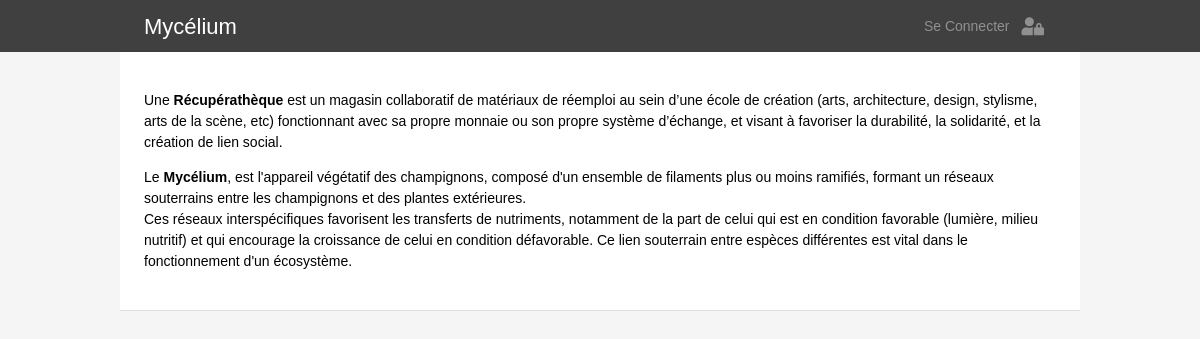
The app's page /portal.php, older data.
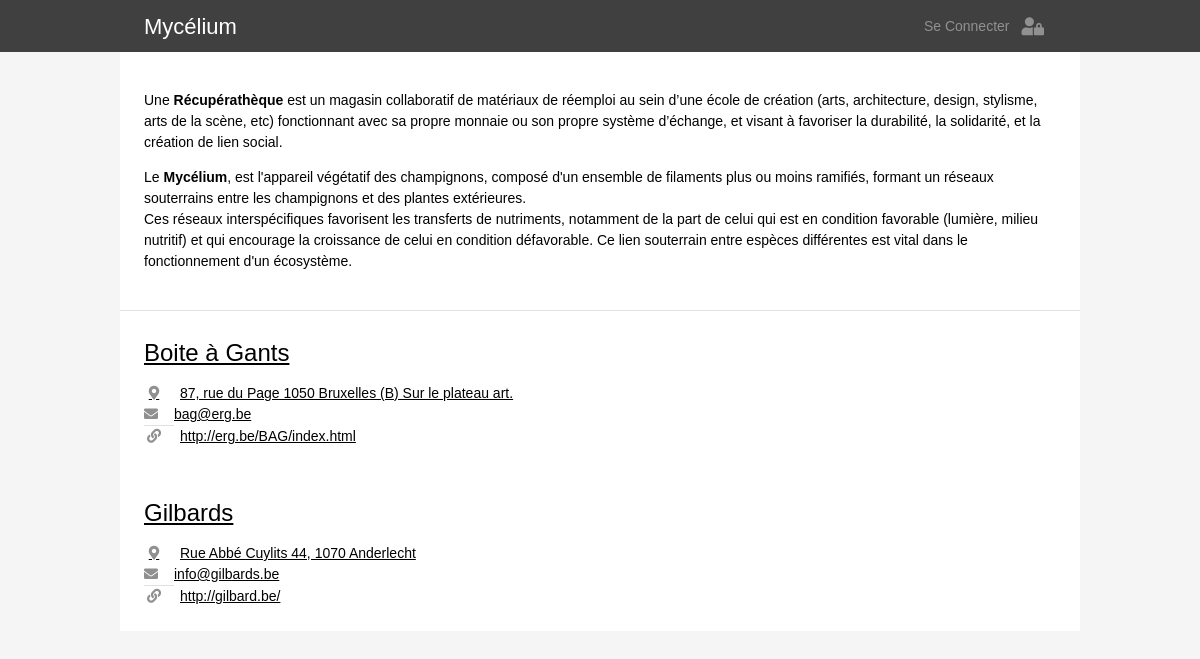
The same page, newer data.
### tables this page shows
CREATE TABLE IF NOT EXISTS `_global_recuperatheques` (
  `ID` int(11) NOT NULL AUTO_INCREMENT,
  `nom` varchar(255) NOT NULL,
  `adresse` varchar(255) NOT NULL,
  `monnaie` varchar(8) NOT NULL,
  `telephone` varchar(16) NOT NULL,
  `mdp` varchar(255) NOT NULL,
  `site` varchar(255) NOT NULL,
  `pseudo` varchar(16) NOT NULL,
  `mail` varchar(255) NOT NULL,
  `date_creation` date DEFAULT NULL,
  PRIMARY KEY (`ID`)
);

### recuperatheque_info.php (the view, shortened to what this page needs)
<div class="container recuperatheque">
    <h3> <?php echo $recup_info['nom'] ;?> </h3>
    <div class="recuperatheque-info">
      <?php if ($recup_info['adresse']){ ?>
        <div class="item-info-line">
          <i class="fas fa-map-marker-alt item-icon"></i>
          <div class="item-info"> <?php echo $recup_info['adresse'];?> </div>
        </div>
        <?php
        }
      ?>
      <?php if ($recup_info['mail']){ ?>
        <div class="item-info-line">
          <i class="fas fa-envelope item-icon"></i>
          <a class="item-info" href="mailto:<?php echo $recup_info['mail'];?>"> <?php echo $recup_info['mail'];?></a>
        </div>
        <?php
        }
      ?>
      <?php if ($recup_info['site']){ ?>
        <div class="item-info-line">
          <i class="fas fa-link item-icon"></i>
          <a class="item-info" href="<?php echo $recup_info['site'];?>" target="_blank"> <?php echo $recup_info['site'];?></a>
        </div>
      <?php
      }
      ?>
    </div>
</div>

### portal.php (shortened to what this page needs)
<!DOCTYPE html>
<html lang="en">
<head>
  <link rel="stylesheet" href="css/w3.css">
  <link rel="stylesheet" href="https://use.fontawesome.com/releases/v5.7.0/css/all.css">
  <link rel="stylesheet" href="https://indestructibletype.com/fonts/Jost.css" type="text/css" charset="utf-8" />
  <link rel="stylesheet" href="css/main.css">
  <link rel="stylesheet" href="css/menu.css">
  <link rel="stylesheet" href="css/item.css">
</head>
<body>
  <?php
    include('connection_db.php')
  ?>
  <?php
    include('header.php');
  ?>
  <div class="quasi-fullwidth space-header">
    <div class="container border-bottom">
      <p>
        Une <b>Récupérathèque</b> est un magasin collaboratif de matériaux de réemploi
        au sein d’une école de création (arts, architecture, design, stylisme, arts de la scène, etc)
        fonctionnant avec sa propre monnaie ou son propre système d’échange,
        et visant à favoriser la durabilité, la solidarité, et la création de lien social.
      </p>
      <p>
        Le <b>Mycélium</b>, est l'appareil végétatif des champignons,
        composé d'un ensemble de filaments plus ou moins ramifiés,
        formant un réseaux souterrains entre les champignons et des plantes extérieures. </br>
        Ces réseaux interspécifiques favorisent les transferts de nutriments,
        notamment de la part de celui qui est en condition favorable (lumière, milieu nutritif)
        et qui encourage la croissance de celui en condition défavorable.
        Ce lien souterrain entre espèces différentes est vital dans le fonctionnement d'un écosystème.
      </p>
    </div>
    <?php
      $req = $bdd->prepare(' SELECT * FROM _global_recuperatheques ');
      $req->execute();
      while($recup_info = $req->fetch()){
        $url = "catalogue.php";
        $url = $url . "?r=" . $recup_info['pseudo'];
        echo "<a class='border-bottom' href=". $url . ">";
        include("recuperatheque_info.php");
        echo '</a>';
      }
    ?>
  </div>
</body>
</html>

Row changes from the older to the newer data that the page shows:
added _global_recuperatheques: nom "Boite à Gants", adresse "87, rue du Page 1050 Bruxelles (B) Sur le plateau art.", mail "bag@erg.be", site "http://erg.be/BAG/index.html"
added _global_recuperatheques: nom "Gilbards", adresse "Rue Abbé Cuylits 44, 1070 Anderlecht", mail "info@gilbards.be", site "http://gilbard.be/"
